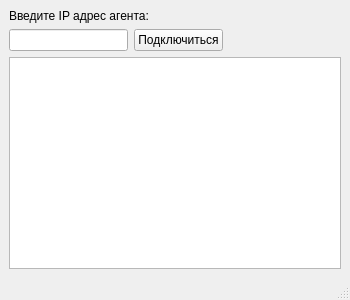
<?xml version="1.0" encoding="UTF-8"?>
<ui version="4.0">
 <class>MainWindow</class>
 <widget class="QMainWindow" name="MainWindow">
  <property name="geometry">
   <rect>
    <x>0</x>
    <y>0</y>
    <width>350</width>
    <height>300</height>
   </rect>
  </property>
  <property name="minimumSize">
   <size>
    <width>350</width>
    <height>300</height>
   </size>
  </property>
  <property name="windowTitle">
   <string>MainWindow</string>
  </property>
  <widget class="QWidget" name="centralwidget">
   <layout class="QVBoxLayout" name="verticalLayout_2">
    <item>
     <layout class="QVBoxLayout" name="verticalLayout">
      <item>
       <widget class="QLabel" name="label">
        <property name="text">
         <string>Введите IP адрес агента:</string>
        </property>
       </widget>
      </item>
      <item>
       <layout class="QHBoxLayout" name="horizontalLayout">
        <item>
         <widget class="QLineEdit" name="lineEdit"/>
        </item>
        <item>
         <widget class="QPushButton" name="pushButton">
          <property name="text">
           <string>Подключиться</string>
          </property>
         </widget>
        </item>
        <item>
         <spacer name="horizontalSpacer">
          <property name="orientation">
           <enum>Qt::Horizontal</enum>
          </property>
          <property name="sizeHint" stdset="0">
           <size>
            <width>40</width>
            <height>20</height>
           </size>
          </property>
         </spacer>
        </item>
       </layout>
      </item>
     </layout>
    </item>
    <item>
     <widget class="QListWidget" name="listWidget">
      <property name="editTriggers">
       <set>QAbstractItemView::DoubleClicked</set>
      </property>
     </widget>
    </item>
   </layout>
  </widget>
  <widget class="QMenuBar" name="menubar">
   <property name="geometry">
    <rect>
     <x>0</x>
     <y>0</y>
     <width>350</width>
     <height>20</height>
    </rect>
   </property>
  </widget>
  <widget class="QStatusBar" name="statusbar"/>
 </widget>
 <resources/>
 <connections/>
</ui>
